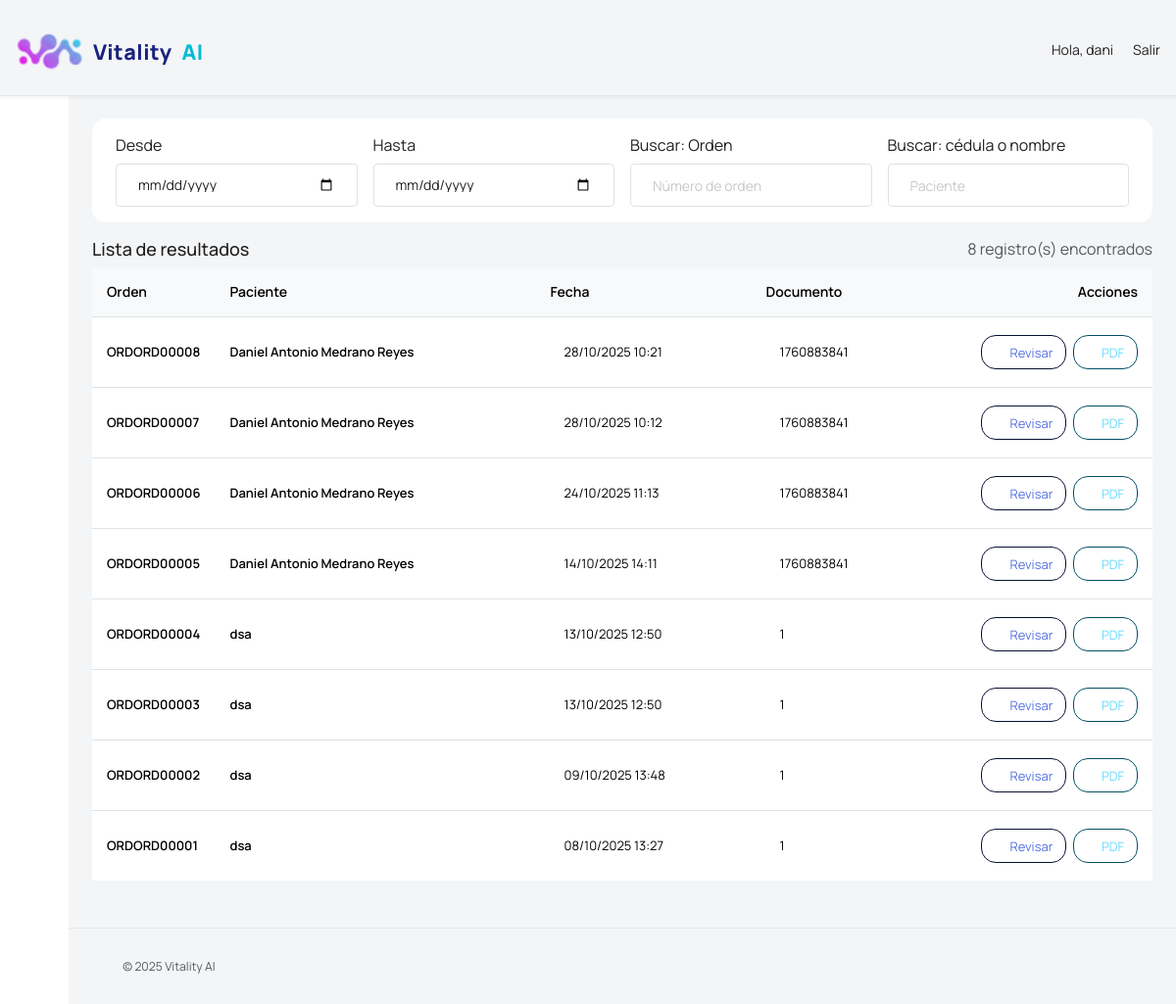
Page /ordenes/ (signed in) on the earlier database version.
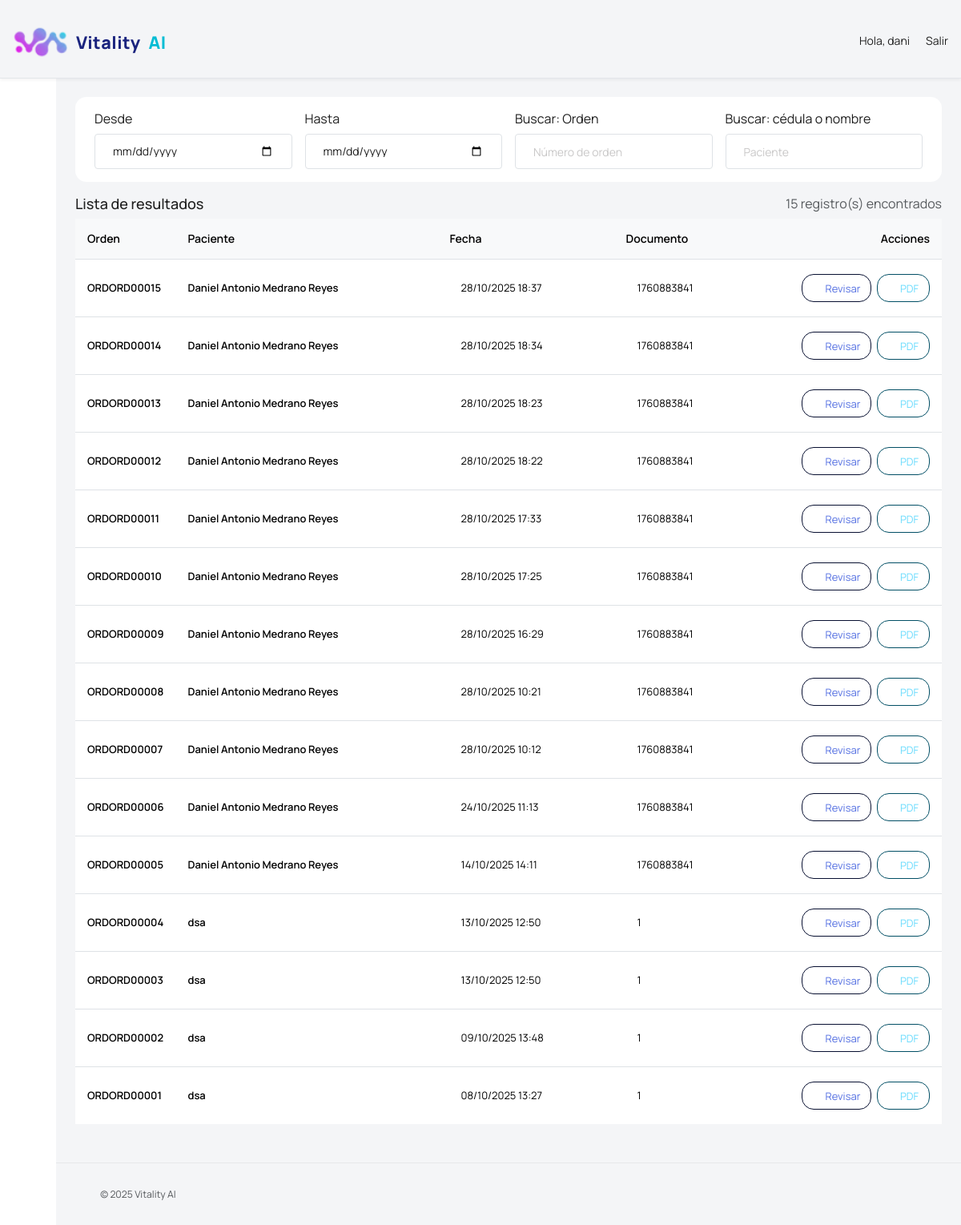
Same page on the later database version.
### laboratorio/models.py (models this page shows, shortened)
class Orden(models.Model):
    paciente = models.ForeignKey(Paciente, on_delete=models.CASCADE)
    numero_orden = models.CharField(max_length=20, unique=True)
    fecha = models.DateTimeField(auto_now_add=True)
    medico = models.CharField(max_length=150, blank=True, null=True)
    tipo = models.CharField(max_length=20, choices=[('Rutina', 'Rutina'), ('Urgente', 'Urgente')], default='Rutina')
    estado = models.CharField(max_length=20, choices=[
         ('Pendiente', 'Pendiente'),
        ('En proceso', 'En proceso'),
        ('En validación', 'En validación'),
        ('Validado', 'Validado'),
    ], default='Pendiente')
    total = models.DecimalField(max_digits=10, decimal_places=2, default=0.00)
    observaciones = models.TextField(blank=True, null=True)
    equipo = models.ForeignKey(Equipo, on_delete=models.SET_NULL, null=True, blank=True)
    creado_en = models.DateTimeField(auto_now_add=True)
    actualizado_en = models.DateTimeField(auto_now=True)
    creado_por = models.ForeignKey(User, related_name='orden_creado_por', on_delete=models.SET_NULL, null=True, blank=True)
    modificado_por = models.ForeignKey(User, related_name='orden_modificado_por', on_delete=models.SET_NULL, null=True, blank=True)

class Paciente(models.Model):
    documento_identidad = models.CharField(max_length=20, unique=True)
    nombre_completo = models.CharField(max_length=150)
    sexo = models.CharField(max_length=10, choices=[('M', 'Masculino'), ('F', 'Femenino')])
    fecha_nacimiento = models.DateField(null=True, blank=True)
    telefono = models.CharField(max_length=20, blank=True, null=True)
    email = models.EmailField(blank=True, null=True)
    direccion = models.TextField(blank=True, null=True)
    numero_registro = models.PositiveIntegerField(unique=True, editable=False, null=True, blank=True)
    creado_en = models.DateTimeField(auto_now_add=True)
    actualizado_en = models.DateTimeField(auto_now=True)
    creado_por = models.ForeignKey(User, related_name='paciente_creado_por', on_delete=models.SET_NULL, null=True, blank=True)
    modificado_por = models.ForeignKey(User, related_name='paciente_modificado_por', on_delete=models.SET_NULL, null=True, blank=True)

### laboratorio/views.py (the view)
# urls.py: path('ordenes/', views.lista_ordenes, name='lista_ordenes'),
@login_required
def lista_ordenes(request):
    query = request.GET.get('q', '')
    ordenes = Orden.objects.all().order_by('-fecha')
    if query:
        ordenes = ordenes.filter(paciente__nombre_completo__icontains=query) | ordenes.filter(numero_orden__icontains=query)
    return render(request, 'laboratorio/lista_ordenes.html', {'ordenes': ordenes, 'query': query})

### laboratorio/templates/laboratorio/lista_ordenes.html (shortened to what this page needs)
{% extends "base_star.html" %}
{% block content %}
<div class="row mb-3">
  <div class="col-12">
    <div class="card">
      <div class="card-body py-3">
        <form class="row g-3 align-items-end">
          <div class="col-12 col-md-3">
            <label class="form-label">Desde</label>
            <input type="date" name="desde" class="form-control"/>
          </div>
          <div class="col-12 col-md-3">
            <label class="form-label">Hasta</label>
            <input type="date" name="hasta" class="form-control"/>
          </div>
          <div class="col-12 col-md-3">
            <label class="form-label">Buscar: Orden</label>
            <input type="search" name="orden" class="form-control" placeholder="Número de orden"/>
          </div>
          <div class="col-12 col-md-3">
            <label class="form-label">Buscar: cédula o nombre</label>
            <input type="search" name="paciente" class="form-control" placeholder="Paciente"/>
          </div>
        </form>
      </div>
    </div>
  </div>
</div>
<div class="row">
  <div class="col-12">
    <div class="d-flex justify-content-between align-items-center mb-2">
      <h4 class="mb-0">Lista de resultados</h4>
      <span class="text-muted">{{ ordenes.count }} registro(s) encontrados</span>
    </div>
  </div>
</div>
<div class="row">
  <div class="col-12">
    <div class="card">
      <div class="card-body p-0">
        {% if ordenes %}
        <div class="table-responsive">
          <table class="table table-hover mb-0 align-middle">
            <thead class="table-light">
              <tr>
                <th style="width:110px;">Orden</th>
                <th>Paciente</th>
                <th style="width:220px;">Fecha</th>
                <th style="width:220px;">Documento</th>
                <th style="width:160px;" class="text-end">Acciones</th>
              </tr>
            </thead>
            <tbody>
              {% for orden in ordenes %}
              <tr>
                <td class="fw-semibold">ORD{{ orden.numero_orden }}</td>
                <td>
                  <div class="fw-semibold">{{ orden.paciente.nombre_completo }}</div>
                </td>
                <td>
                  <i class="mdi mdi-calendar-clock me-1"></i>{{ orden.fecha|date:"d/m/Y H:i" }}
                </td>
                <td>
                  <i class="mdi mdi-card-account-details-outline me-1"></i>{{ orden.paciente.documento_identidad }}
                </td>
                <td class="text-end">
                  <a href="{% url 'detalle_orden' orden.id %}" class="btn btn-sm btn-outline-primary me-1">
                    <i class="mdi mdi-eye-outline"></i> Revisar
                  </a>
                  <a href="{% url 'orden_pdf' orden.id %}" class="btn btn-sm btn-outline-secondary">
                    <i class="mdi mdi-file-pdf-box"></i> PDF
                  </a>
                </td>
              </tr>
              {% endfor %}
            </tbody>
          </table>
        </div>
        {% else %}
          <div class="p-4 text-center text-muted">No hay órdenes registradas.</div>
        {% endif %}
      </div>
    </div>
  </div>
</div>
{% endblock %}

Differences in the rows shown:
added Orden: numero_orden "ORD00015", paciente.nombre_completo "Daniel Antonio Medrano Reyes", fecha "28/10/2025 18:37", paciente.documento_identidad "1760883841"
added Orden: numero_orden "ORD00014", paciente.nombre_completo "Daniel Antonio Medrano Reyes", fecha "28/10/2025 18:34", paciente.documento_identidad "1760883841"
added Orden: numero_orden "ORD00013", paciente.nombre_completo "Daniel Antonio Medrano Reyes", fecha "28/10/2025 18:23", paciente.documento_identidad "1760883841"
added Orden: numero_orden "ORD00012", paciente.nombre_completo "Daniel Antonio Medrano Reyes", fecha "28/10/2025 18:22", paciente.documento_identidad "1760883841"
added Orden: numero_orden "ORD00011", paciente.nombre_completo "Daniel Antonio Medrano Reyes", fecha "28/10/2025 17:33", paciente.documento_identidad "1760883841"
added Orden: numero_orden "ORD00010", paciente.nombre_completo "Daniel Antonio Medrano Reyes", fecha "28/10/2025 17:25", paciente.documento_identidad "1760883841"
added Orden: numero_orden "ORD00009", paciente.nombre_completo "Daniel Antonio Medrano Reyes", fecha "28/10/2025 16:29", paciente.documento_identidad "1760883841"
Other differences:
{{ ordenes.count }}: "8" → "15"
